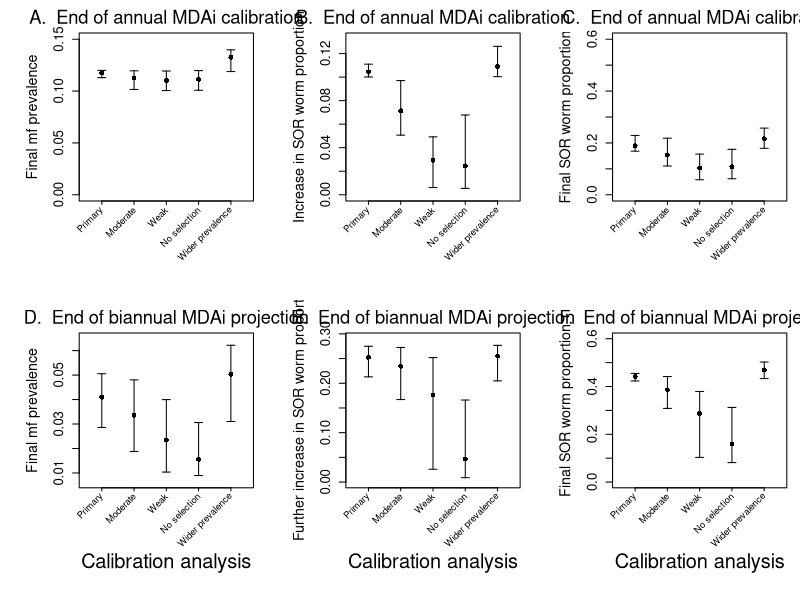

Recreate this plot in R.
###############################################################################
## Asubende calibration sensitivity figure: repository version
## Requires stability_data/Asubende_sensitivity_summary_eligible.csv only.
###############################################################################
figure_dir <- "stability_figures"
dir.create(figure_dir,showWarnings=FALSE,recursive=TRUE)
asubende_summary <- read.csv("stability_data/Asubende_sensitivity_summary_eligible.csv",
                             stringsAsFactors=FALSE)
scenario_order <- c("Primary","Moderate","Weak","No selection","Wider prevalence")

plot_asubende_outcome <- function(outcome,label,ylim=NULL,show_xlab=FALSE){
 x=asubende_summary[asubende_summary$outcome==outcome,,drop=FALSE]
 x=x[match(scenario_order,x$scenario),,drop=FALSE]; xpos=1:5
 if(is.null(ylim)){
   yr=range(c(x$q025,x$q975),na.rm=TRUE); pad=.05*diff(yr)
   ylim=c(max(0,yr[1]-pad),yr[2]+pad)
 }
 plot(xpos,x$median,pch=16,ylim=ylim,xlim=c(.5,5.5),xaxt="n",xlab="",ylab=label,cex.axis=1.2,cex.lab=1.3)
 arrows(xpos,x$q025,xpos,x$q975,angle=90,code=3,length=.04)
 axis(1,at=xpos,labels=FALSE,tck=-.02)
 label_y=par("usr")[3]-.045*diff(par("usr")[3:4])
 text(xpos,label_y,labels=scenario_order,srt=45,adj=1,xpd=TRUE,cex=.85)
 if(show_xlab)mtext("Calibration analysis",side=1,line=5.3,cex=1.2)
}
png(file.path(figure_dir,"Asubende_sensitivity_outcomes_eligible.png"),3300,2200,res=300)
layout(matrix(1:6,nrow=2,byrow=TRUE));par(mar=c(7.5,6,2.5,1))
plot_asubende_outcome("final_prev_annual","Final mf prevalence",c(0,.15));mtext("A.  End of annual MDAi calibration",3,.5,cex=1.1)
plot_asubende_outcome("increase_sor_annual","Increase in SOR worm proportion");mtext("B.  End of annual MDAi calibration",3,.5,cex=1.1)
plot_asubende_outcome("final_sor_annual","Final SOR worm proportion",c(0,.6));mtext("C.  End of annual MDAi calibration",3,.5,cex=1.1)
par(mar=c(8.5,6,2.5,1))
plot_asubende_outcome("final_prev_biannual","Final mf prevalence",show_xlab=TRUE);mtext("D.  End of biannual MDAi projection",3,.5,cex=1.1)
plot_asubende_outcome("further_increase_sor_biannual","Further increase in SOR worm proportion",show_xlab=TRUE);mtext("E.  End of biannual MDAi projection",3,.5,cex=1.1)
plot_asubende_outcome("final_sor_biannual","Final SOR worm proportion",c(0,.6),TRUE);mtext("F.  End of biannual MDAi projection",3,.5,cex=1.1)
dev.off()
